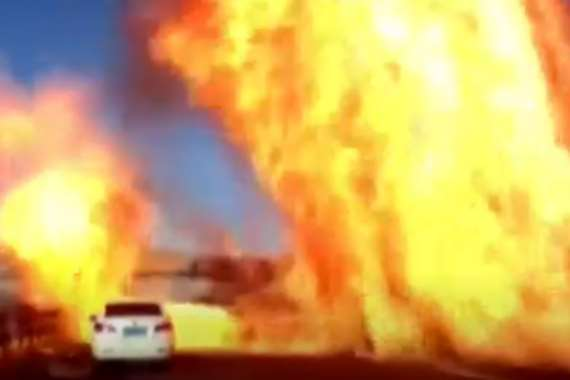
#> input picture fire_dataset/Fire_Alert/fire.108.png, 570 x 380 px, found by its file name; its folder holds only this picture in this run
$ jupyter execute 'Create_and_store dataset.ipynb'
#> lines starting #> are read from the running program, lines starting #| are printed output that depends on the picture
[cell 1]
import numpy as np
import matplotlib.pyplot as plt
import os
import cv2

DATADIR = '/home/navid/deep_learning/deepLearning/fire_detections/fire_dataset'

[cell 2]
CATEGORIES=['Fire_Alert','Normal']

traing_data=[]
IMG_SIZE=60
def create_training_data():
    for category in CATEGORIES:
        path=os.path.join(DATADIR,category)
        class_num=CATEGORIES.index(category)
        for img in os.listdir(path):
            try:
                img_array=cv2.imread(os.path.join(path,img),cv2.IMREAD_GRAYSCALE)
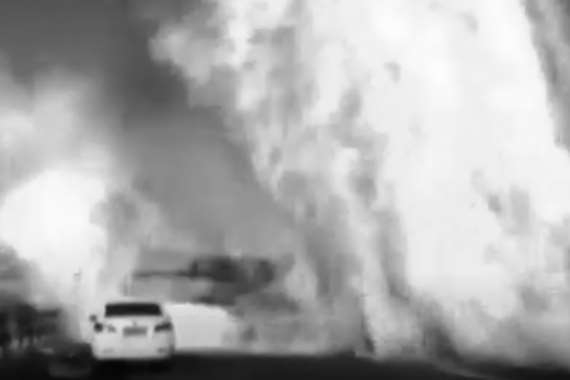
#> img_array: shape (380, 570); min 3, max 253, mean 171.5
                new_array=cv2.resize(img_array,(IMG_SIZE,IMG_SIZE))
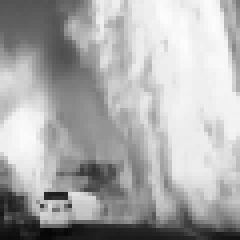
#> new_array: shape (60, 60) (shown 4 times larger); min 6, max 253, mean 171.5
                traing_data.append([new_array,class_num])
            except Exception as e:
                pass
#> pass 2 of the loop in create_training_data, `for category in CATEGORIES:`:
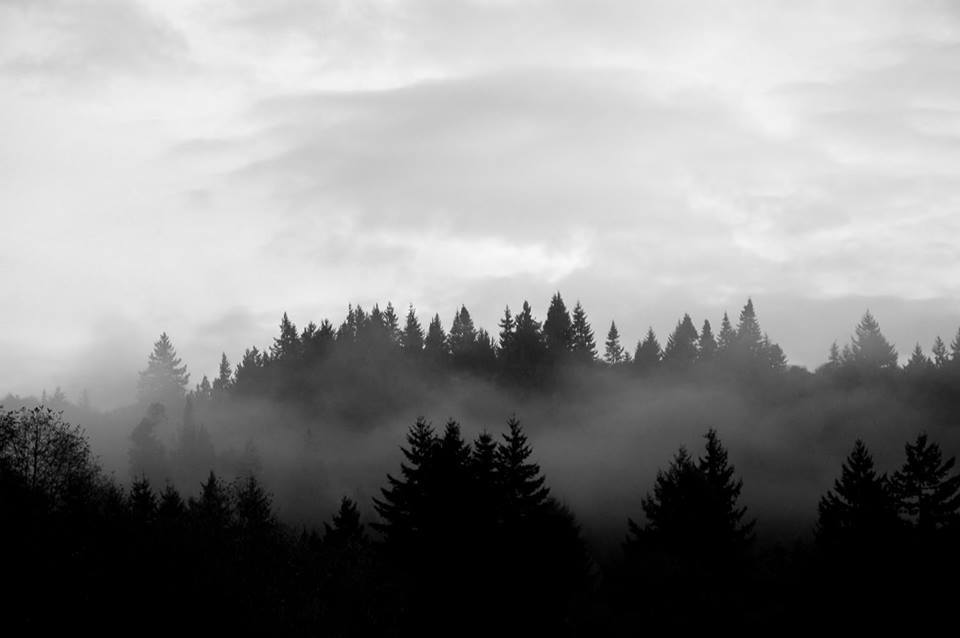
#> input picture fire_dataset/Normal/non_fire.1.png, 960 x 638 px, found by its file name
#> in create_training_data, img_array is the input picture: shape (638, 960); min 0, max 255, mean 136
#> in create_training_data, `new_array=cv2.resize(img_array,(IMG_SIZE,IMG_SIZE))`:
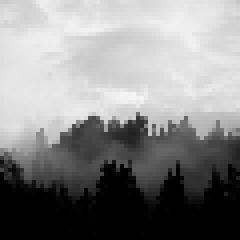
#> new_array: shape (60, 60) (shown 4 times larger); min 0, max 246, mean 135.9
create_training_data()

[cell 3]
import random
random.shuffle(traing_data)

[cell 4]
X=[]
y=[]
for features, label in traing_data:
    X.append(features)
    y.append(label)
#> this loop made 2 passes
#> label on passes 1 to 2: 0, 1
#> after the loop, X = 2 items; y = [0, 1]
y=np.array(y)
X=np.array(X).reshape(-1,IMG_SIZE,IMG_SIZE,1)
